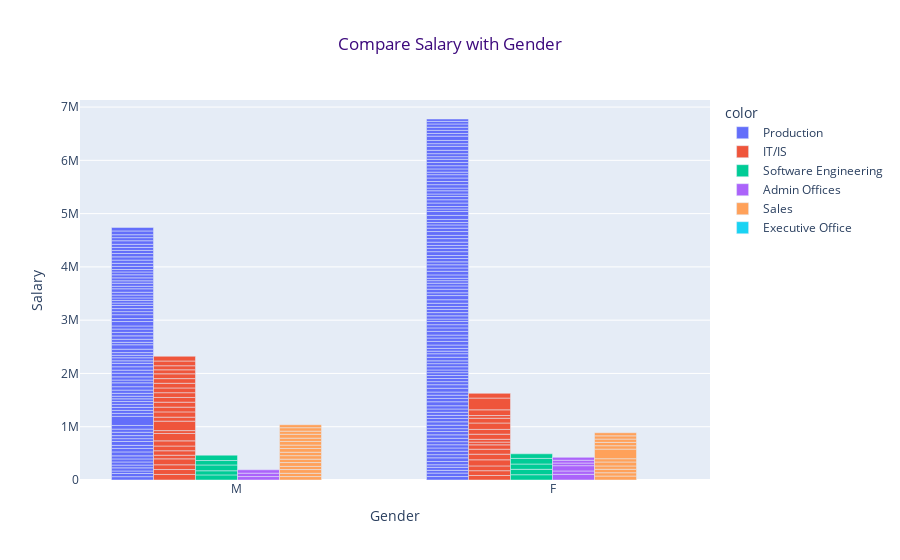

The code cell stored with this chart in its notebook:
### Markdown cell above
## An extra chart that I liked so I didn't delete it :)

### Code cell
fig= px.bar(x=df['Sex'], y=df['Salary'],title="Compare Salary with Gender",color=df['Department'],barmode="group")
fig.update_layout(
    title_font_color="#3D0A7D")

fig.update_layout(title={'x':0.5,
            'xanchor': 'center'
        })
fig.update_layout(
    xaxis_title="Gender", yaxis_title="Salary"
)
fig.show()

### Figure 1 — Plotly figure (JSON) as saved in the notebook; plotly's stock layout.template omitted (floating-point values rounded to 4 significant figures; data arrays with more than 128 entries replaced by an {"elided": "..."} marker saying what was removed)
{"data": [{"alignmentgroup": "True", "hovertemplate": "color=Production       <br>x=%{x}<br>y=%{y}<extra></extra>", "legendgroup": "Production       ", "marker": {"color": "#636efa", "pattern": {"shape": ""}}, "name": "Production       ", "offsetgroup": "Production       ", "orientation": "v", "showlegend": true, "textposition": "auto", "type": "bar", "x": {"elided": "209 str values"}, "xaxis": "x", "y": {"elided": "209 int values"}, "yaxis": "y"}, {"alignmentgroup": "True", "hovertemplate": "color=IT/IS<br>x=%{x}<br>y=%{y}<extra></extra>", "legendgroup": "IT/IS", "marker": {"color": "#EF553B", "pattern": {"shape": ""}}, "name": "IT/IS", "offsetgroup": "IT/IS", "orientation": "v", "showlegend": true, "textposition": "auto", "type": "bar", "x": ["M ", null, "M ", null, "M ", null, "M ", "M ", "M ", "M ", "F", "M ", "F", "M ", "M ", "M ", "F", "F", "M ", null, "M ", null, "F", "F", "F", "F", null, "F", "M ", "M ", null, "F", "F", "F", "F", "M ", "M ", "M ", "F", "M ", null, "M ", "M ", "M ", "M ", "M ", "M ", "F", "F", "F"], "xaxis": "x", "y": [104437, null, 92328, 110000, 88963, null, 110929, 68678, 83552, 88963, 85028, 96820, 89590.0, 138888, 53366, 178000, 89590.0, 114800, 74679, null, 99020, 97999, 105700, 93206, 81584, 51777, 157000, 52599, 88963, 93093, 93554, 95920, 89883, 120000, 89590.0, 88963, 88963, 88963, 50750, 87826, 66593, 87565, 90100, 75281, 76029, 88963, 88963, 107226, 220450, 89292], "yaxis": "y"}, {"alignmentgroup": "True", "hovertemplate": "color=Software Engineering<br>x=%{x}<br>y=%{y}<extra></extra>", "legendgroup": "Software Engineering", "marker": {"color": "#00cc96", "pattern": {"shape": ""}}, "name": "Software Engineering", "offsetgroup": "Software Engineering", "orientation": "v", "showlegend": true, "textposition": "auto", "type": "bar", "x": ["M ", "M ", "F", "F", "F", "F", "M ", "M ", "F", null, "M "], "xaxis": "x", "y": [95660, 77692, 99280, 101199, 99280, 105688, 108987, 83363, 86214, 92989, 100416], "yaxis": "y"}, {"alignmentgroup": "True", "hovertemplate": "color=Admin Offices<br>x=%{x}<br>y=%{y}<extra></extra>", "legendgroup": "Admin Offices", "marker": {"color": "#ab63fa", "pattern": {"shape": ""}}, "name": "Admin Offices", "offsetgroup": "Admin Offices", "orientation": "v", "showlegend": true, "textposition": "auto", "type": "bar", "x": ["F", "F", "F", "F", "M ", "M ", "F", "F", "M "], "xaxis": "x", "y": [106367, 63000, 99351, 49920, 64520, 63760.0, 51920, 55000, 63003], "yaxis": "y"}, {"alignmentgroup": "True", "hovertemplate": "color=Sales<br>x=%{x}<br>y=%{y}<extra></extra>", "legendgroup": "Sales", "marker": {"color": "#FFA15A", "pattern": {"shape": ""}}, "name": "Sales", "offsetgroup": "Sales", "orientation": "v", "showlegend": true, "textposition": "auto", "type": "bar", "x": ["F", "F", "M ", "F", "M ", "F", "F", "M ", null, "M ", "F", "M ", "M ", "F", null, "M ", "M ", "M ", "M ", "F", "F", "M ", "F", "M ", "M ", "M ", "F", "F", "M ", null, "M "], "xaxis": "x", "y": [74326, 61844, 64397, 65729, 61568, 61844, 74241, 70187, 67251, 59370, 61555, 71707, 64397, 180000, 68999, 65310, 64397, 70468, 63291, 63695, 63051, 68829, 61844, 61809, 72992, 58273, 60120, 58370, 64397, 57859, 55875], "yaxis": "y"}, {"alignmentgroup": "True", "hovertemplate": "color=Executive Office<br>x=%{x}<br>y=%{y}<extra></extra>", "legendgroup": "Executive Office", "marker": {"color": "#19d3f3", "pattern": {"shape": ""}}, "name": "Executive Office", "offsetgroup": "Executive Office", "orientation": "v", "showlegend": true, "textposition": "auto", "type": "bar", "x": ["F"], "xaxis": "x", "y": [null], "yaxis": "y"}], "layout": {"barmode": "group", "legend": {"title": {"text": "color"}, "tracegroupgap": 0}, "title": {"font": {"color": "#3D0A7D"}, "text": "Compare Salary with Gender", "x": 0.5, "xanchor": "center"}, "xaxis": {"anchor": "y", "domain": [0, 1], "title": {"text": "Gender"}}, "yaxis": {"anchor": "x", "domain": [0, 1], "title": {"text": "Salary"}}}}
